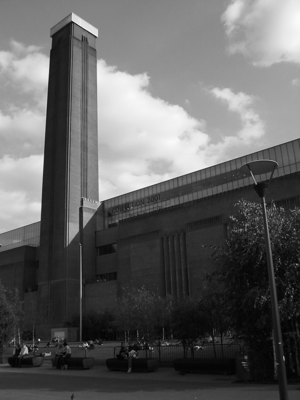
%> input picture ex/ex1/London.png, 300 x 400 px
$ octave GradientSimple.m   (GNU Octave 9; MATLAB toolbox functions it lacks are replaced by stand-ins)
%> lines starting %> are read from the running program, lines starting %| are printed output that depends on the picture; in (x1, y1, x2, y2) boxes, pixels count from 0 and x2, y2 are one past the last pixel; in counts of white or black regions, pixels touching at a corner belong together; the program's own positions count from 1
clear 'all'
close 'all'

%read image
Image = imread('../ex1/London.png');
%> Image is the input picture: size 400x300 uint8; min 0, max 252, mean 97.2
%transform to double to once and for all
Image = double(Image);
%> Image: size 400x300 double

%plot the image
figure(1);
subplot(2,2,1);
imshow(uint8(Image));
title('Original');

%choose the filters
Sobel = 1;
if Sobel == 1
    DX = fspecial('sobel')';
    DY = fspecial('sobel');
else
    DX = fspecial('prewitt')';
    DY = fspecial('prewitt');
end

%apply the DX and DY filter
ImageDx = imfilter(Image, DX);
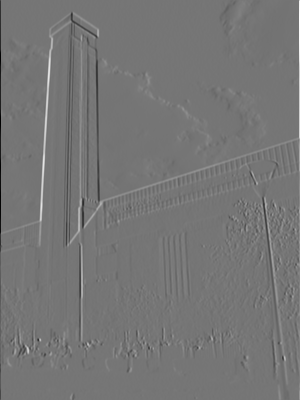
%> ImageDx: size 400x300 double; min -866, max 1007, mean 0.4; drawn with min black and max white
ImageDy = imfilter(Image, DY);
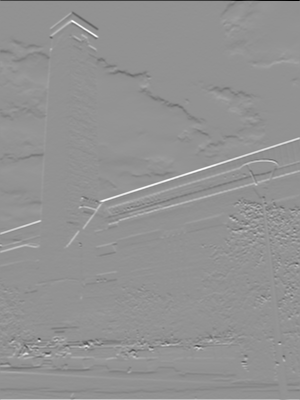
%> ImageDy: size 400x300 double; min -931, max 688, mean 0.7; drawn with min black and max white

%calculate the norm of the derviative
ImageDr = sqrt(ImageDx.*ImageDx+ImageDy.*ImageDy);
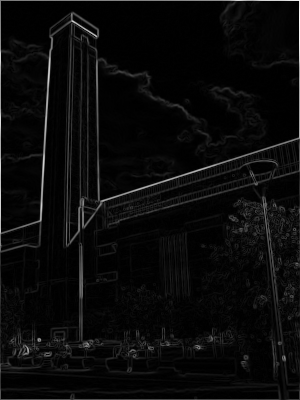
%> ImageDr: size 400x300 double; min 0, max 1007, mean 42.2; drawn with min black and max white
%plot it
subplot(2,2,2);
imshow(ImageDr, []);
title('dI/dr');

Threshold = 40;
%apply a certain threshold ????????
EdgeImage = ImageDr > Threshold;
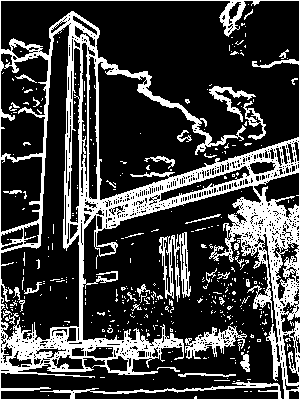
%> EdgeImage: size 400x300 logical; 24.9% white; 387 white regions (353 under 20 px), largest, box (x1, y1, x2, y2) and area: (0, 0, 300, 400) 24585, (159, 232, 191, 302) 950, (185, 326, 247, 359) 775
%plot it
subplot(2,2,3);
imshow(EdgeImage, []);
Title = sprintf('Edge Image using Threshold: %d', Threshold);
title(char(Title));


Threshold = 60;
%apply a certain threshold ????????
EdgeImage = ImageDr > Threshold;
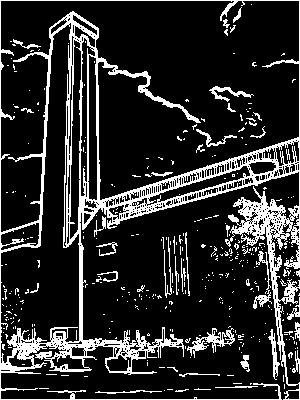
%> EdgeImage: size 400x300 logical; 17.1% white in thin lines or dots
%plot it
subplot(2,2,4);
imshow(EdgeImage, []);
Title = sprintf('Edge Image using Threshold: %d', Threshold);
title(char(Title));
